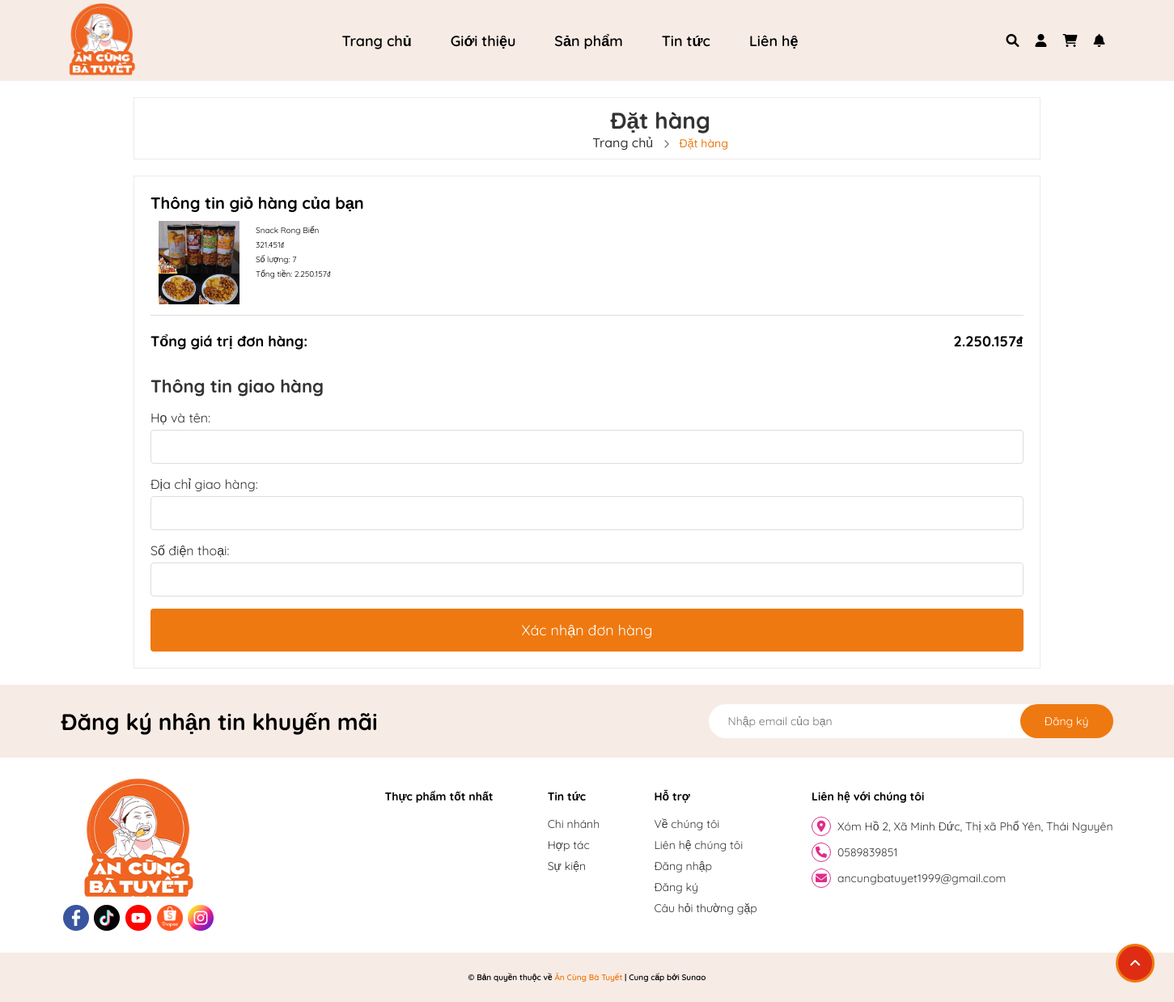
/views/checkout1.php (signed in), run on the app's committed database.
### tables this page shows
CREATE TABLE `cart_items` (
  `id` int NOT NULL,
  `user_id` int NOT NULL,
  `product_id` int NOT NULL,
  `quantity` int NOT NULL DEFAULT '1'
);

CREATE TABLE `product` (
  `id` int NOT NULL,
  `name` varchar(255) NOT NULL,
  `price` decimal(10,2) NOT NULL,
  `description` text,
  `image` varchar(255) DEFAULT NULL,
  `status` tinyint(1) DEFAULT '1',
  `created_at` timestamp NOT NULL DEFAULT CURRENT_TIMESTAMP,
  `quantity` int DEFAULT '0',
  `view_count` int DEFAULT '0',
  `purchase_count` int DEFAULT '0',
  `category_id` int DEFAULT NULL
);

### views/checkout1.php (the view, shortened to what this page needs)
<?php
include_once '../includes/header.php';
include_once '../includes/db_connect.php';
$user_id = $_SESSION['user_id'];
$query = "
    SELECT c.id AS cart_item_id, p.image, p.name, p.price, c.quantity
    FROM cart_items c
    JOIN product p ON c.product_id = p.id
    WHERE c.user_id = ?
";
$stmt = $conn->prepare($query);
$stmt->bind_param("i", $user_id);
$stmt->execute();
$result = $stmt->get_result();
$cart_items = $result->fetch_all(MYSQLI_ASSOC);
$total_price = 0;
foreach ($cart_items as $item) {
  $total_price += $item['price'] * $item['quantity'];
}
?>
<link rel="stylesheet" href="/public/css/checkout1.css">
<div class="container">
  <div class="container__title">
    <div class="container__title__content">
      <h1>Đặt hàng</h1>
      <a href="/index.php">Trang chủ</a>
      <i class="fa-solid fa-chevron-right"></i>
      <span>Đặt hàng</span>
    </div>
  </div>
  <div class="checkout">
    <div class="checkout__item">
      <div class="checkout__item__title">
        <h1>Thông tin giỏ hàng của bạn</h1>
      </div>
      <?php if (!empty($cart_items)): ?>
        <div class="checkout__cart">
          <?php foreach ($cart_items as $item): ?>
            <div class="checkout__cart__item">
              <div class="checkout__cart__item__image">
                <img src="/public/images/item/<?php echo htmlspecialchars($item['image']); ?>" alt="cart item">
              </div>
              <div class="checkout__cart__item__details">
                <p><?php echo htmlspecialchars($item['name']); ?></p>
                <span><?php echo number_format($item['price'], 0, ',', '.'); ?>₫</span>
                <p>Số lượng: <?php echo $item['quantity']; ?></p>
                <p>Tổng tiền: <?php echo number_format($item['price'] * $item['quantity'], 0, ',', '.'); ?>₫</p>
              </div>
            </div>
          <?php endforeach; ?>
          <div class="checkout__total">
            <p>Tổng giá trị đơn hàng:</p>
            <span><?php echo number_format($total_price, 0, ',', '.'); ?>₫</span>
          </div>
        </div>
        <div class="checkout__form">
          <h2>Thông tin giao hàng</h2>
          <form action="/views/process_checkout.php" method="POST">
            <div class="form__group">
              <label for="name">Họ và tên:</label>
              <input autocomplete="off" type="text" name="name" id="name" required>
            </div>
            <div class="form__group">
              <label for="address">Địa chỉ giao hàng:</label>
              <input autocomplete="off" type="text" name="address" id="address" required>
            </div>
            <div class="form__group">
              <label for="phone">Số điện thoại:</label>
              <input autocomplete="off" type="text" name="phone" id="phone" required>
            </div>
            <button type="submit" class="checkout__submit">Xác nhận đơn hàng</button>
          </form>
        </div>
      <?php else: ?>
        <p>Giỏ hàng của bạn đang trống. Hãy thêm sản phẩm vào giỏ hàng trước khi đặt hàng.</p>
        <a href="/index.php" class="checkout__continue">Tiếp tục mua hàng</a>
      <?php endif; ?>
    </div>
  </div>
</div>
<?php include_once '../includes/footer.php'; ?>

### public/css/main.css (style rules this page uses)
* { margin: 0; padding: 0; box-sizing: border-box; text-decoration: none; list-style: none; outline: none; }
html { scroll-behavior: smooth; scrollbar-width: none; font-family: "Quicksand", sans-serif; scrollbar-color: transparent; font-size: 62.5%; }
:root { --background-color: #fff; --text-color: #000; --beige-color: #f7ebe5; --gray-color: #ebebeb; --orange-color: #ee7910; --pink-color: #de2d8a; --red-color: #de2d13; }
button { border: none; cursor: pointer; font-family: "Quicksand", sans-serif; }
input { font-family: "Quicksand", sans-serif; }
body::before { position: fixed; top: 0; left: 0; width: 100%; height: 100%; background: rgba(0, 0, 0, 0.8); z-index: -1; }

### public/css/sub_page.css (style rules this page uses)
.container__title { background-color: #f8f8f8; padding: 30px 0; }
.container__title__content { width: 1300px; margin: 0 auto; text-align: center; }
.container__title__content h1 { font-size: 3.6rem; font-weight: 700; margin-bottom: 8px; }
.container__title__content a { font-size: 1.4rem; font-weight: 500; color: #797980; }
.container__title__content i { font-size: 1.1rem; margin: 0 8px; color: #797980; font-weight: 700; }
.container__title__content span { font-size: 1.4rem; font-weight: 500; color: var(--orange-color); }
.checkout { background-color: var(--background-color); }

### public/css/checkout1.css (style rules this page uses)
.container { width: 80%; margin: 0 auto; padding: 20px; }
.container__title { background-color: #fff; padding: 10px 0; margin-bottom: 20px; border: 1px solid var(--gray-color); }
.container__title__content { text-align: center; }
.container__title__content h1 { margin: 0; font-size: 28px; color: #333; }
.container__title__content a { text-decoration: none; color: #333; font-size: 16px; }
.container__title__content i { margin: 0 10px; }
.checkout { background-color: #fff; border: 1px solid var(--gray-color); padding: 20px; }
.checkout__cart { margin-bottom: 20px; }
.checkout__cart__item { display: flex; justify-content: space-between; margin-bottom: 15px; padding: 10px; border-bottom: 1px solid #ddd; }
.checkout__cart__item__image img { width: 100px; height: auto; }
.checkout__cart__item__details { flex: 1; padding-left: 20px; }
.checkout__cart__item__details p { margin: 5px 0; }
.checkout__total { display: flex; justify-content: space-between; font-size: 18px; margin-top: 20px; font-weight: bold; }
.checkout__form { margin-top: 30px; }
.checkout__form h2 { font-size: 22px; margin-bottom: 15px; color: #333; }
.form__group { margin-bottom: 15px; }
.form__group label { display: block; font-size: 16px; color: #333; }
.form__group input { width: 100%; padding: 10px; font-size: 16px; margin-top: 5px; border: 1px solid #ddd; border-radius: 4px; }
.checkout__submit { width: 100%; padding: 15px; background-color: var(--orange-color); color: white; font-size: 18px; border: none; border-radius: 4px; cursor: pointer; transition: background-color 0.3s; }

### data on the page
cart_items: product.image (picture), product.name "Snack Rong Biển", product.price "321.451", quantity "7", $item['price'] * $item['quantity'] "2.250.157"

### other printed values
$total_price "2.250.157"
